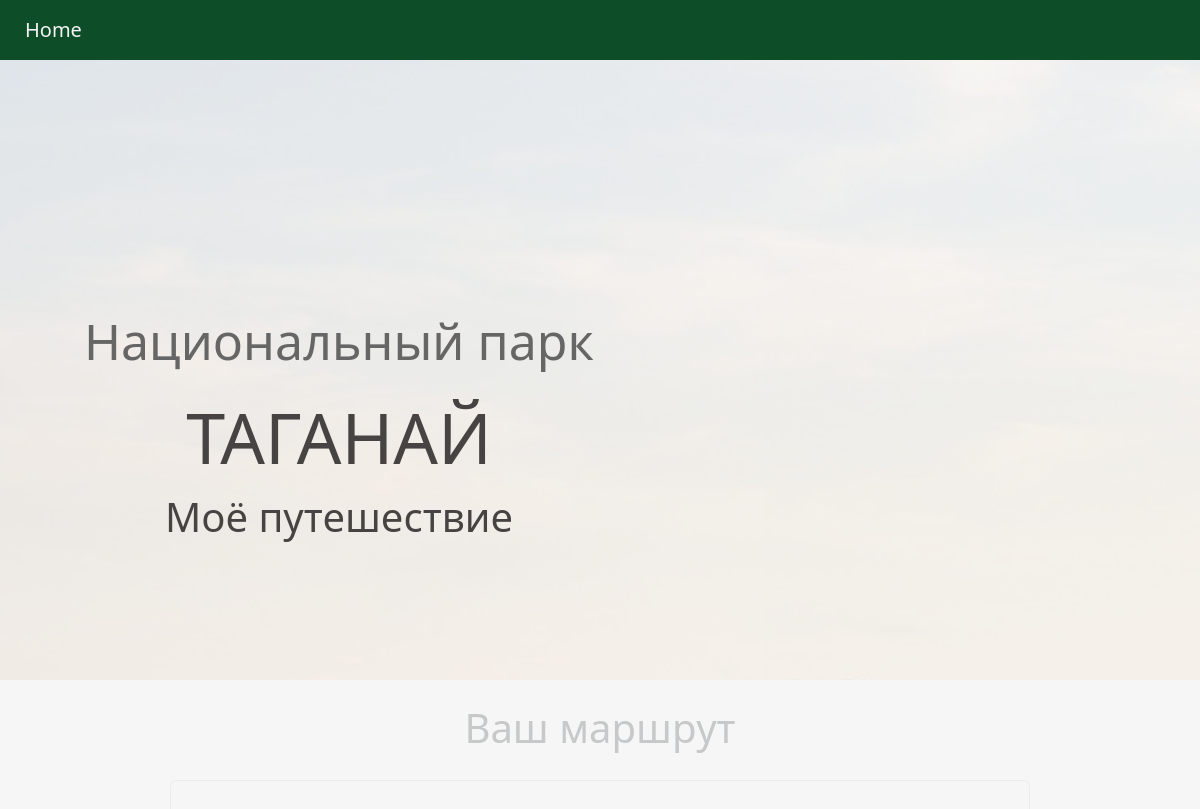
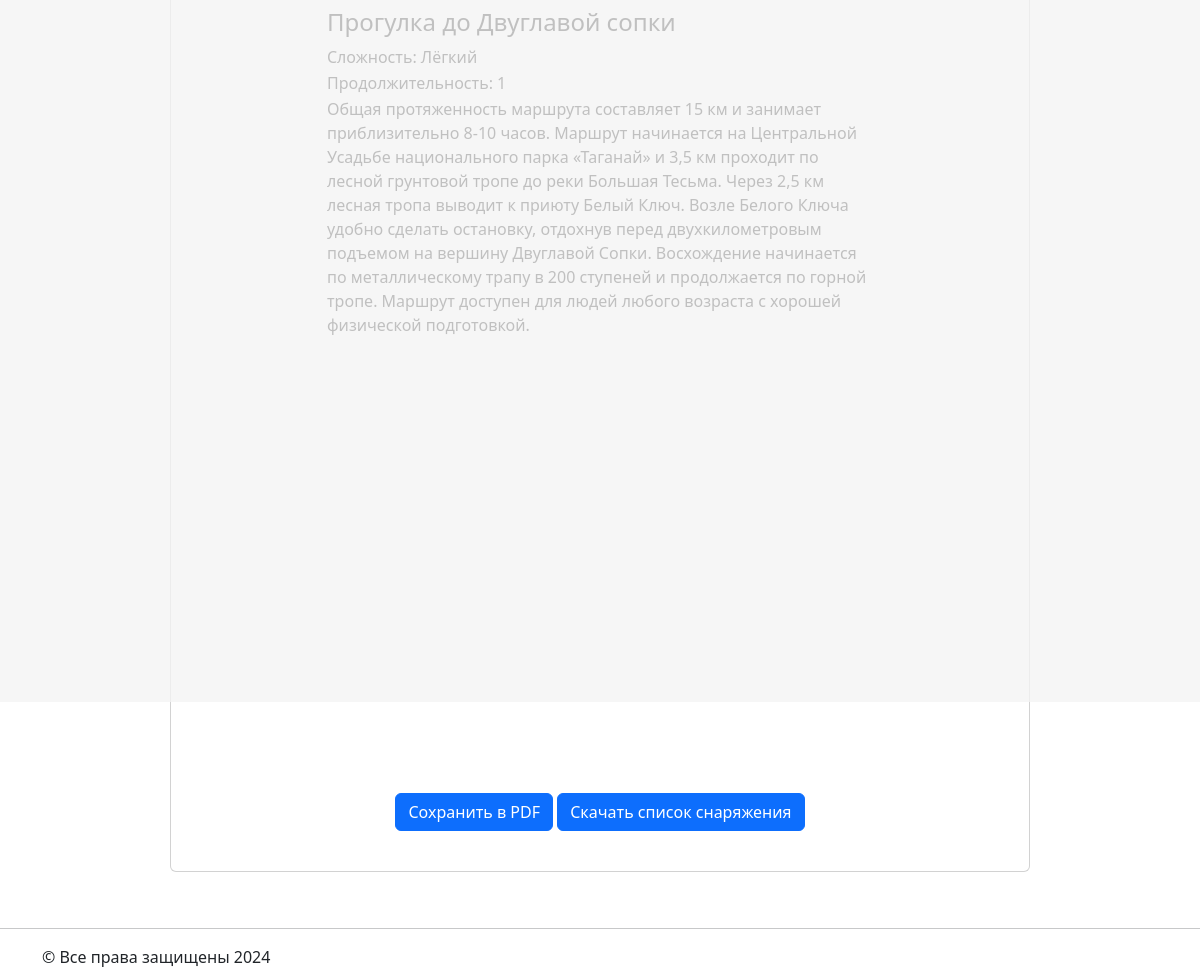
Page /route/2/ on the committed database (2 pictures, top to bottom).
### naturetrail/models.py (models this page shows)
class Route(models.Model):
    DIFICULT_CHOICES = (
        ("Лёгкий", "Лёгкий"),
        ("Средний", "Средний"),
        ("Сложный", "Сложный"),
        ("Выживание", "Выживание"),
    )
    name = models.CharField(max_length=320, default='generated-route')
    duration = models.PositiveSmallIntegerField()
    level_of_hardness = models.CharField(max_length=20,
                                         choices=DIFICULT_CHOICES, )
    description = models.TextField()
    price_of_accommodation = models.PositiveSmallIntegerField(default=0)
    picture = models.ImageField(upload_to='naturetrail/static/images', null=True)
    equipment = models.FileField(upload_to='naturetrail/static/equipments',null=True)
    water = models.CharField(max_length=320)
    points = models.ManyToManyField('Point', through='RoutePoint')

### naturetrail/views.py (the view)
# urls.py: path('route/<int:route_id>/', views.route_detail, name='route_detail'),
def route_detail(request, route_id):
    try:
        route = Route.objects.get(pk=route_id)
        data = prepare_data_for_ready_route(route)
    except Route.DoesNotExist:
        return render(request, 'error.html', {'error_message': 'Маршрут не найден'})
    print(data)
    return render(request, 'route_detail.html', data)

### naturetrail/views.py (called while the page is built)
def prepare_data_for_ready_route(_route):
    original_picture_path = _route.picture.name
    to_remove = "naturetrail/static/"
    picture_path = original_picture_path.removeprefix(to_remove)
    points = _route.points.all()
    equipment_file = _route.equipment
    points_data = [{'name': point.name, 'latitude': point.latitude, 'longitude': point.longitude} for point in points]
    return {
        'form': "form",
        'description_h': _route.description,
        'picture_h': picture_path,
        'name_h': _route.name,
        'dificult_h': _route.level_of_hardness,
        'water_h': _route.water,
        'duration_h': _route.duration,
        'points_data': json.dumps(points_data),
        'equipment_content': equipment_file
    }

### naturetrail/templates/route_detail.html (shortened to what this page needs)
<!DOCTYPE html>
<html lang="en">
<head>
    {% load static %}
    <link href="{% static 'css/bootstrap.min.css' %}" rel="stylesheet" type="text/css">
    <link href="/static/css/main.css" rel="stylesheet" type="text/css">
</head>
<body>
<nav class="navbar navbar-expand-lg fixed-top" id="menu">
    <a class="navbar-brand" href="/">Home</a>
</nav>
<header class="header_route_detail">
    <div class="overlay_route_detail"></div>
    <div class="container">
        <div class="row">
            <div class="col-md-6 d-flex justify-content-between">
                <div class="description text-center">
                    <h3>
                        <p>
                            Национальный парк
                        </p>
                        ТАГАНАЙ
                    </h3>
                    <div class="preview2">Моё путешествие</div>
                </div>
            </div>
        </div>
    </div>
</header>
<div class="gener" id="gener">
    <div class="container">
        <h1 class="text-center mt-4">Ваш маршрут</h1>
        <div class="row">
            <div class="one">
                <div class="card" id="card">
                    <div class="card-body" id="card-body">
                        <h4 class="card-title">{{name_h}}</h4>
                        <p class="card1-text">Сложность: {{ dificult_h }}</p>
                        <p class="card1-text">Продолжительность: {{ duration_h }}</p>
                        <p class="card-text4">{{ description_h }}</p>
                    </div>
                    <div id="map" style="width: 600px; height: 400px"></div>
                    <div class="container text-center mt-4">
                        <button id="save-pdf" class="btn btn-primary">Сохранить в PDF</button>
                        <button id="download-equipment" data-equipment-file="{{ equipment_content }}" class="btn btn-primary">Скачать список снаряжения</button>
                    </div>
                </div>
            </div>
        </div>
    </div>
</div>
<hr>
<footer class="container">
    &copy; Все права защищены 2024
</footer>
</body>
</html>

### naturetrail/static/css/main.css (style rules this page uses)
.navbar { background:#0d4d28; padding: 10px 10px 10px 10px; }
.nav-link , .navbar-brand { margin-left: 15px; color: #f4f4f4; cursor: pointer; }
.header_route_detail { height: 85vh; background-image: url('/static/img/taganay_main_fon1.jpg'); background-attachment: fixed; background-size: cover; background-position: center; }
.overlay_route_detail { position: absolute; height: 85%; min-width: 100%; left: 0; top: 0; background: rgba(244, 244, 244, 0.79); z-index: 1; }
.description { position: absolute; top: 15%; margin: 5px 30px 30px 10px; padding: 2em; z-index: 2; }
.description h3 { font-size: 70px; color:#474343 ; }
.description p { text-align: center; color:#666; font-size: 50px; width:100%; line-height: 1.5; }
.card1-text { margin-bottom:2px; color:#000000; }
.preview2 { font-size: 40px; color:#474343; }
.one { padding: 20px 140px 40px 140px; text-aligin:center; }
.gener .card { padding: 20px 140px 40px 140px; }
.card-text4 { font-size:18; }
.card-body { text-decoration: none; color: black; }

### rows in the picture
Route: name "Прогулка до Двуглавой сопки", level_of_hardness "Лёгкий", description "Общая протяженность маршрута составляет 15 км и занимает приблизительно 8-10 часов. Маршрут начинается на Центральной Усадьбе национального парка «Таганай» и 3,5 км проходит по лесной грунтовой тропе до реки Большая Тесьма. Через 2,5 км лесная тропа выводит к приюту Белый Ключ. Возле Белого Ключа удобно сделать остановку, отдохнув перед двухкилометровым подъемом на вершину Двуглавой Сопки. Восхождение начинается по металлическому трапу в 200 ступеней и продолжается по горной тропе. Маршрут доступен для людей любого возраста с хорошей физической подготовкой."

### other values in the picture
{{ duration_h }} "1"
